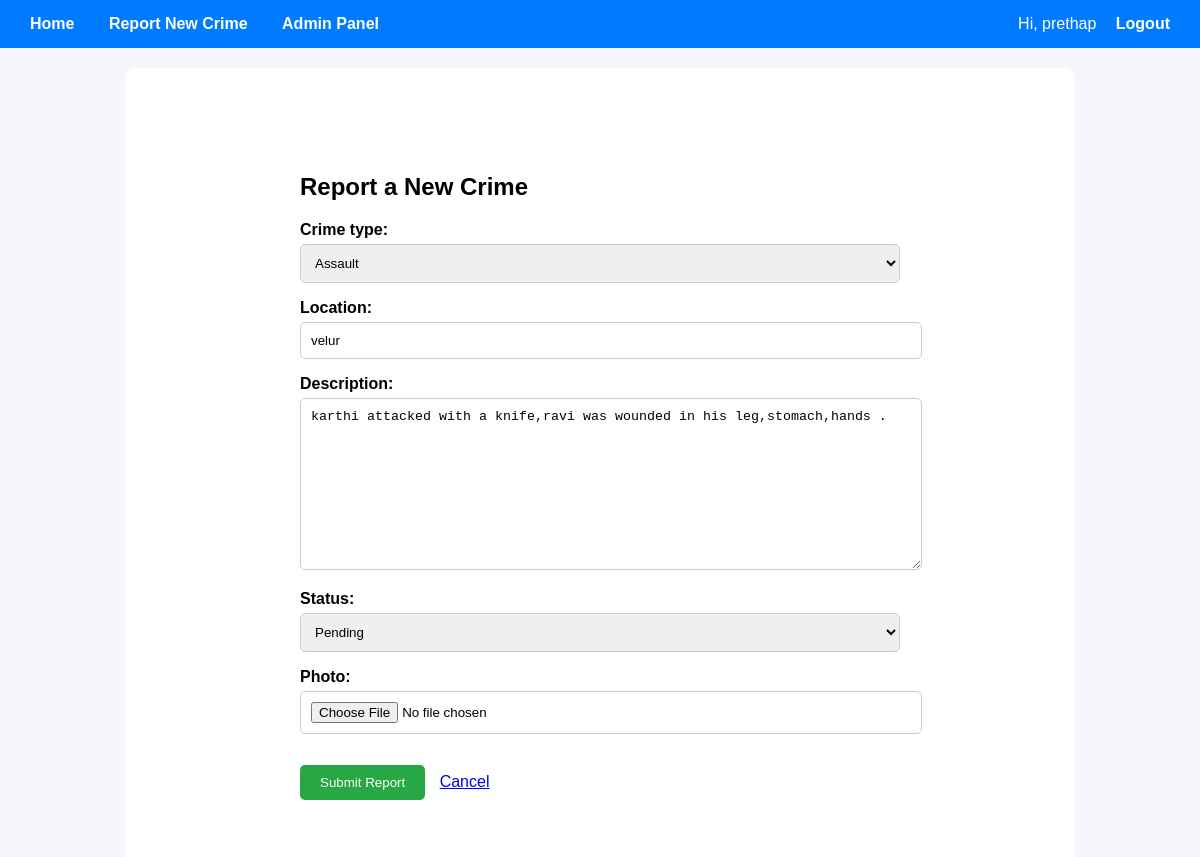
Screenshot of /crime/4/edit/ (signed in) with the database file from the repository.
### core/models.py (models this page shows, shortened)
class Crime(models.Model):
    STATUS_CHOICES = [
        ('Pending', 'Pending'),
        ('Under Investigation', 'Under Investigation'),
        ('Solved', 'Solved'),
    ]
    CRIME_TYPES = [
        ('Theft', 'Theft'),
        ('Assault', 'Assault'),
        ('Fraud', 'Fraud'),
        ('Cyber Crime', 'Cyber Crime'),
        ('Other', 'Other'),
    ]
    crime_type = models.CharField(max_length=50, choices=CRIME_TYPES)
    location = models.CharField(max_length=200)
    description = models.TextField()
    status = models.CharField(max_length=50, choices=STATUS_CHOICES, default='Pending')
    date_reported = models.DateTimeField(auto_now_add=True)
    reported_by = models.ForeignKey(User, on_delete=models.CASCADE, related_name='crimes_reported')
    photo=models.ImageField(upload_to='crime+photos/',blank=True,null=True)

### core/views.py (the view)
# urls.py: path('crime/<int:crime_id>/edit/', views.edit_crime, name='edit_crime'),
@login_required
def edit_crime(request, crime_id):
    crime = get_object_or_404(Crime, id=crime_id, reported_by=request.user)
    if request.method == 'POST':
        form = CrimeForm(request.POST, instance=crime)
        if form.is_valid():
            form.save()
            return redirect('home')
    else:
        form = CrimeForm(instance=crime)
    return render(request, 'core/report.html', {'form':form,'crime':crime
    })

### core/forms.py
class CrimeForm(forms.ModelForm):
    class Meta:
        model=Crime
        fields='__all__'
        exclude=['reported_by']
        widgets={
            'date_time':forms.DateTimeInput(attrs={'type':'datetime-local'})
        }

### core/templates/core/report.html (shortened to what this page needs)
{% extends 'core/base.html' %}
{% block content %}
<div style="max-width:600px; margin:30px auto; background:white; padding:30px; border-radius:10px;">
    <h2>Report a New Crime</h2>
    <form method="post" enctype="multipart/form-data">
        {{ form.as_p }}
        <button type="submit" style="background:#28a745; color:white; padding:10px 20px; border:none; border-radius:5px;">Submit Report</button>
        <a href="{% url 'home' %}" style="margin-left:10px;">Cancel</a>
    </form>
</div>
{% endblock %}

### core/templates/core/base.html (shortened to what this page needs)
<!DOCTYPE html>
<html>
<head>
</head>
<body>
    <div class="navbar">
        <div>
            <a href="{% url 'home' %}">Home</a>
            <a href="{% url 'report_crime' %}">Report New Crime</a>
            <a href="/admin/">Admin Panel</a>
        </div>
        <div>
            <span style="color:white;">Hi, {{ user.username }}</span>
            <a href="{% url 'logout' %}">Logout</a>
        </div>
    </div>
    <div class="container">
        {% block content %}{% endblock %}
    </div>
</body>
</html>

### core/templates/core/base.html (style rules this page uses)
body { font-family: Arial; background: #f4f6f9; margin: 0; }
.navbar { background: #007bff; padding: 15px; display: flex; justify-content: space-between; }
.navbar a { color: white; text-decoration: none; padding: 10px 15px; font-weight: bold; }
.container { max-width: 900px; margin: 20px auto; background: white; padding: 25px; border-radius: 10px; }
form label { display: block; margin: 10px 0 5px; font-weight: bold; }
form input, form select, form textarea { width: 100%; padding: 10px; border: 1px solid #ccc; border-radius: 5px; }
form button { margin-top: 15px; padding: 12px 20px; background: #28a745; color: white; border: none; border-radius: 5px; cursor: pointer; }

### rows the page displays
Crime: crime_type "Assault", location "velur", description "karthi attacked with a knife,ravi was wounded in his leg,stomach,hands .", status "Pending"

### other values shown
{{ user.username }} "prethap"
